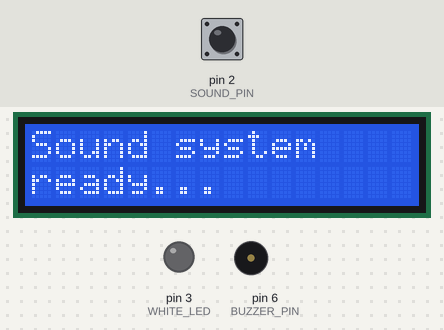
Bench run of a sketch on a simulated Arduino Uno, built with avr-gcc and run on an emulated ATmega328P. On the bench: 16×2 character LCD, output pins drawn as LEDs (lit = HIGH), buzzer (waves = sounding). The inputs (shaded band) are chosen by the test bench; at power-on: pin 2 (SOUND_PIN) LOW. What the sketch prints to the serial monitor is not drawn.

Above: at 1.2 s.
1.3 s: pin 2 (SOUND_PIN) driven HIGH
At 3.9 s:
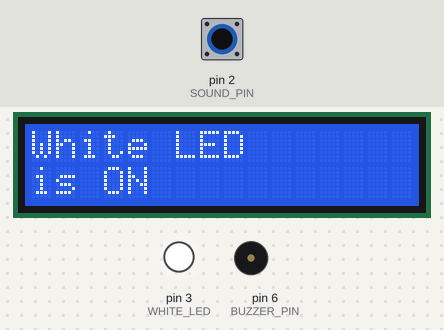
4.2 s: pin 2 (SOUND_PIN) pulsed LOW 2 times (0.12 s each, 0.3 s apart)
At 7.2 s:
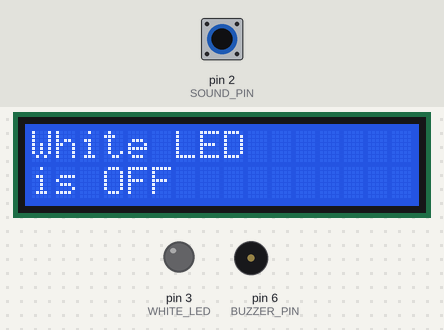
7.5 s: pin 2 (SOUND_PIN) pulsed LOW 2 times (0.12 s each, 0.3 s apart)
At 8.82 s:
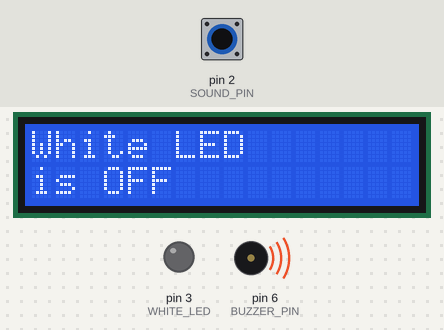
Timing chart, 0 to 10.7 s (numbered marks = the images above; inputs shaded):
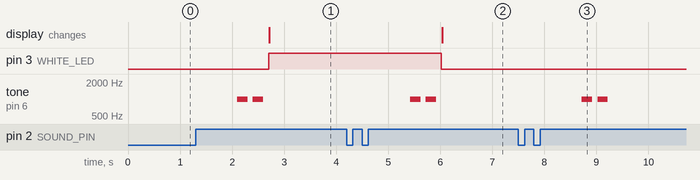

The sketch:

sound_based_led_system.ino
```cpp
#include <Wire.h>
#include <LiquidCrystal_I2C.h>

LiquidCrystal_I2C lcd(0x27, 16, 2);   // 16×2 I²C LCD, change 0x27 if needed

// ── Pin map ────────────────────────────────
const int SOUND_PIN  = 2;   // LM393 D0
const int WHITE_LED  = 3;   // White LED (+ 220 Ω → GND)
const int BUZZER_PIN = 6;   // Passive buzzer (+)

// ── Timing constants ───────────────────────
const unsigned long CLAP_WINDOW   = 800;   // ms allowed between claps
const unsigned long DEBOUNCE_TIME = 50;    // ignore bounce (ms)

unsigned long lastClapTime = 0;
int  clapCount      = 0;
bool prevSoundState = LOW;

// ────────────────────────────────────────────
void setup()
{
  pinMode(SOUND_PIN, INPUT);
  pinMode(WHITE_LED, OUTPUT);
  pinMode(BUZZER_PIN, OUTPUT);

  Serial.begin(9600);          // ← Serial uses begin()
  lcd.init();                  // ← LCD uses init()
  lcd.backlight();

  lcd.setCursor(0, 0); lcd.print("Sound system");
  lcd.setCursor(0, 1); lcd.print("ready...");
  Serial.println(F("Sound‑based LED system ready."));

  // Take a baseline so no phantom clap
  prevSoundState = digitalRead(SOUND_PIN);
}

// ────────────────────────────────────────────
void loop()
{
  bool soundNow = digitalRead(SOUND_PIN);

  // rising edge ⇒ one clap
  if (soundNow == HIGH && prevSoundState == LOW) {
    unsigned long now = millis();
    if (now - lastClapTime > DEBOUNCE_TIME) {
      clapCount++;
      lastClapTime = now;
      Serial.print(F("Clap detected → count = "));
      Serial.println(clapCount);
    }
  }
  prevSoundState = soundNow;

  // after the timeout, act on the pattern
  if (clapCount > 0 && millis() - lastClapTime > CLAP_WINDOW) {
    if (clapCount == 1) {
      setWhiteLED(true);   // ON
    } else if (clapCount == 2) {
      setWhiteLED(false);  // OFF
    } else {
      Serial.println(F("Ignored: need 1 or 2 claps"));
    }
    clapCount = 0;
  }
}

// ────────────────────────────────────────────
void setWhiteLED(bool turnOn)
{
  beepTwice();
  digitalWrite(WHITE_LED, turnOn ? HIGH : LOW);

  lcd.clear();
  lcd.setCursor(0, 0); lcd.print("White LED");
  lcd.setCursor(0, 1); lcd.print(turnOn ? "is ON " : "is OFF");

  Serial.println(turnOn ? F("★ White LED ON") : F("★ White LED OFF"));
}

// ────────────────────────────────────────────
void beepTwice()
{
  for (byte i = 0; i < 2; i++) {
    tone(BUZZER_PIN, 1000, 200);   // 1 kHz, 200 ms
    delay(300);                    // gap between beeps
  }
}
```

Measured:
- after the input at 1.3 s, pin 3 (WHITE_LED): LOW → HIGH after 1.4 s; tone on pin 6 (BUZZER_PIN): alternates 1000 Hz for 0.20 s and silent for 0.10 s, 4 changes in all, then stays silent, starting after 0.80 s; the display: changes after 1.4 s (image 1)
- after the input at 4.2 s, pin 3 (WHITE_LED): HIGH → LOW after 1.8 s; tone on pin 6 (BUZZER_PIN): alternates 1000 Hz for 0.20 s and silent for 0.10 s, 4 changes in all, then stays silent, starting after 1.2 s; the display: changes after 1.8 s (image 2)
- after the input at 7.5 s, tone on pin 6 (BUZZER_PIN): alternates 1000 Hz for 0.20 s and silent for 0.10 s, 4 changes in all, then stays silent, starting after 1.2 s
